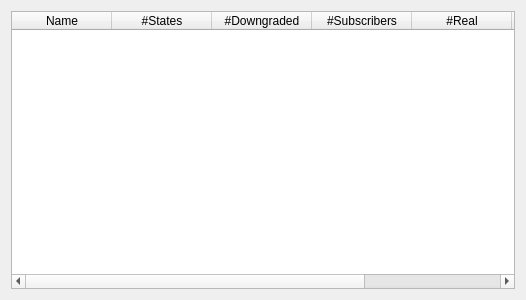
<?xml version="1.0" encoding="UTF-8"?>
<ui version="4.0">
 <class>NumberOfEntities</class>
 <widget class="QWidget" name="NumberOfEntities">
  <property name="geometry">
   <rect>
    <x>0</x>
    <y>0</y>
    <width>526</width>
    <height>300</height>
   </rect>
  </property>
  <property name="windowTitle">
   <string>Node Statuses</string>
  </property>
  <layout class="QHBoxLayout">
   <item>
    <widget class="QTableWidget" name="entityTable">
     <property name="editTriggers">
      <set>QAbstractItemView::NoEditTriggers</set>
     </property>
     <property name="selectionBehavior">
      <enum>QAbstractItemView::SelectRows</enum>
     </property>
     <property name="sortingEnabled">
      <bool>true</bool>
     </property>
     <attribute name="horizontalHeaderCascadingSectionResizes">
      <bool>false</bool>
     </attribute>
     <attribute name="horizontalHeaderDefaultSectionSize">
      <number>100</number>
     </attribute>
     <attribute name="horizontalHeaderMinimumSectionSize">
      <number>19</number>
     </attribute>
     <column>
      <property name="text">
       <string>Name</string>
      </property>
     </column>
     <column>
      <property name="text">
       <string>#States</string>
      </property>
     </column>
     <column>
      <property name="text">
       <string>#Downgraded</string>
      </property>
     </column>
     <column>
      <property name="text">
       <string>#Subscribers</string>
      </property>
     </column>
     <column>
      <property name="text">
       <string>#Real</string>
      </property>
     </column>
     <column>
      <property name="text">
       <string>#Ghosts</string>
      </property>
     </column>
     <column>
      <property name="text">
       <string>#Injections</string>
      </property>
     </column>
    </widget>
   </item>
  </layout>
 </widget>
 <resources/>
 <connections/>
</ui>
